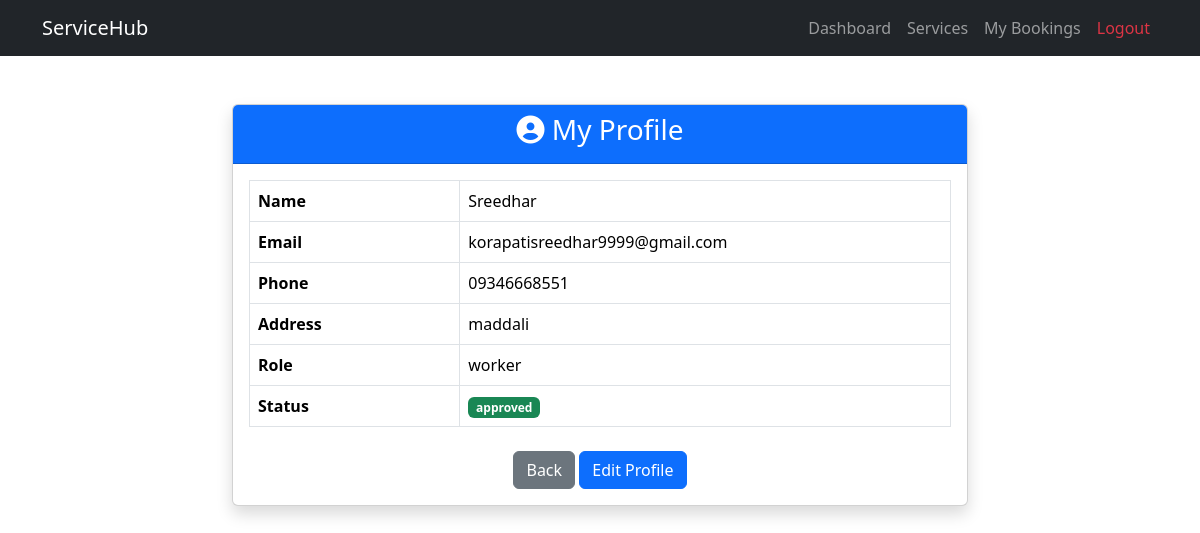
Page /profile (signed in) on the earlier database version.
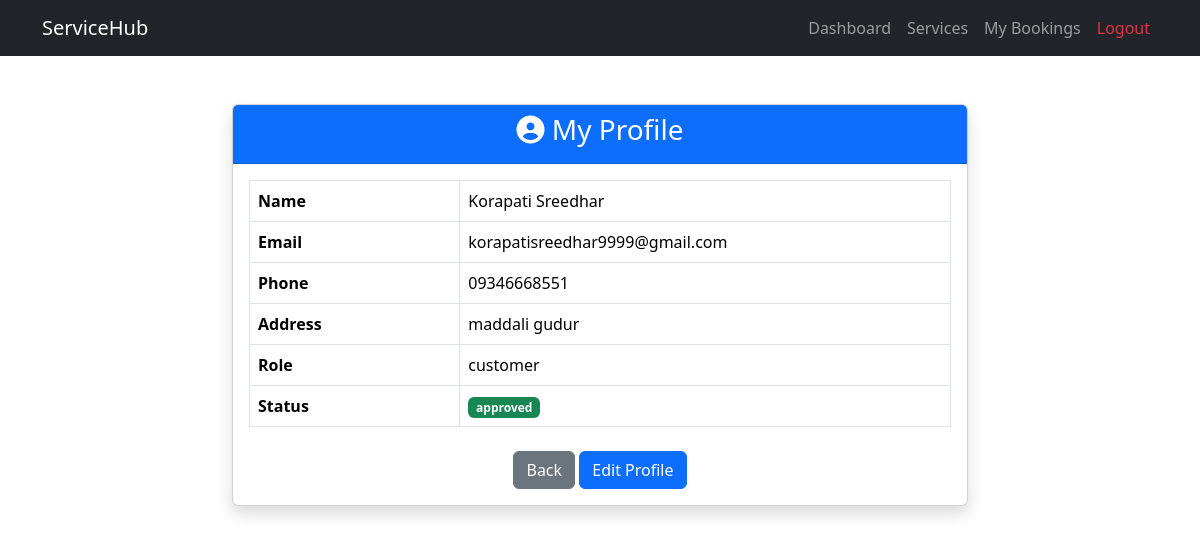
Same page on the later database version.
### tables this page shows
CREATE TABLE users(
    id INTEGER PRIMARY KEY AUTOINCREMENT,
    name TEXT NOT NULL,
    email TEXT UNIQUE NOT NULL,
    password TEXT NOT NULL,
    role TEXT DEFAULT 'customer',
    phone TEXT,
    address TEXT,
    profession TEXT,
    experience TEXT,
    status TEXT DEFAULT 'pending',
    created_at TIMESTAMP DEFAULT CURRENT_TIMESTAMP
);

### app.py (the view)
@app.route('/profile')
def profile():
    if 'user_id' not in session:
        return redirect(url_for('login'))
    conn = get_db_connection()
    user = conn.execute(
        "SELECT * FROM users WHERE id=?",
        (session['user_id'],)
    ).fetchone()
    conn.close()
    return render_template(
        'customer/profile.html',
        user=user
    )

### app.py (called while the page is built)
def get_db_connection():
    conn = sqlite3.connect(DATABASE)
    conn.row_factory = sqlite3.Row
    return conn

### templates/customer/profile.html (shortened to what this page needs)
<!DOCTYPE html>
<html lang="en">
<head>
    <link href="https://cdn.jsdelivr.net/npm/bootstrap@5.3.3/dist/css/bootstrap.min.css"
          rel="stylesheet">
    <link rel="stylesheet"
          href="https://cdnjs.cloudflare.com/ajax/libs/font-awesome/6.5.1/css/all.min.css">
</head>
<body>
<nav class="navbar navbar-expand-lg navbar-dark bg-dark">
    <div class="container">
        <a class="navbar-brand" href="/dashboard">
            ServiceHub
        </a>
        <div class="collapse navbar-collapse">
            <ul class="navbar-nav ms-auto">
                <li class="nav-item">
                    <a class="nav-link" href="/dashboard">
                        Dashboard
                    </a>
                </li>
                <li class="nav-item">
                    <a class="nav-link" href="/services">
                        Services
                    </a>
                </li>
                <li class="nav-item">
                    <a class="nav-link" href="/my-bookings">
                        My Bookings
                    </a>
                </li>
                <li class="nav-item">
                    <a class="nav-link text-danger" href="/logout">
                        Logout
                    </a>
                </li>
            </ul>
        </div>
    </div>
</nav>
<div class="container mt-5">
    <div class="row justify-content-center">
        <div class="col-md-8">
            <div class="card shadow">
                <div class="card-header bg-primary text-white text-center">
                    <h3>
                        <i class="fas fa-user-circle"></i>
                        My Profile
                    </h3>
                </div>
                <div class="card-body">
                    <table class="table table-bordered">
                        <tr>
                            <th width="30%">Name</th>
                            <td>{{ user['name'] }}</td>
                        </tr>
                        <tr>
                            <th>Email</th>
                            <td>{{ user['email'] }}</td>
                        </tr>
                        <tr>
                            <th>Phone</th>
                            <td>{{ user['phone'] }}</td>
                        </tr>
                        <tr>
                            <th>Address</th>
                            <td>{{ user['address'] }}</td>
                        </tr>
                        <tr>
                            <th>Role</th>
                            <td>{{ user['role'] }}</td>
                        </tr>
                        <tr>
                            <th>Status</th>
                            <td>
                                <span class="badge bg-success">
                                    {{ user['status'] }}
                                </span>
                            </td>
                        </tr>
                    </table>
                    <div class="text-center mt-4">
                        <a href="/dashboard"
                           class="btn btn-secondary">
                            Back
                        </a>
                        <a href="/edit-profile"
                           class="btn btn-primary">
                            Edit Profile
                        </a>
                    </div>
                </div>
            </div>
        </div>
    </div>
</div>
</body>
</html>

Differences in the rows shown:
changed users "korapatisreedhar9999@gmail.com": name "Sreedhar" → "Korapati Sreedhar"; address "maddali" → "maddali gudur"; role "worker" → "customer"
